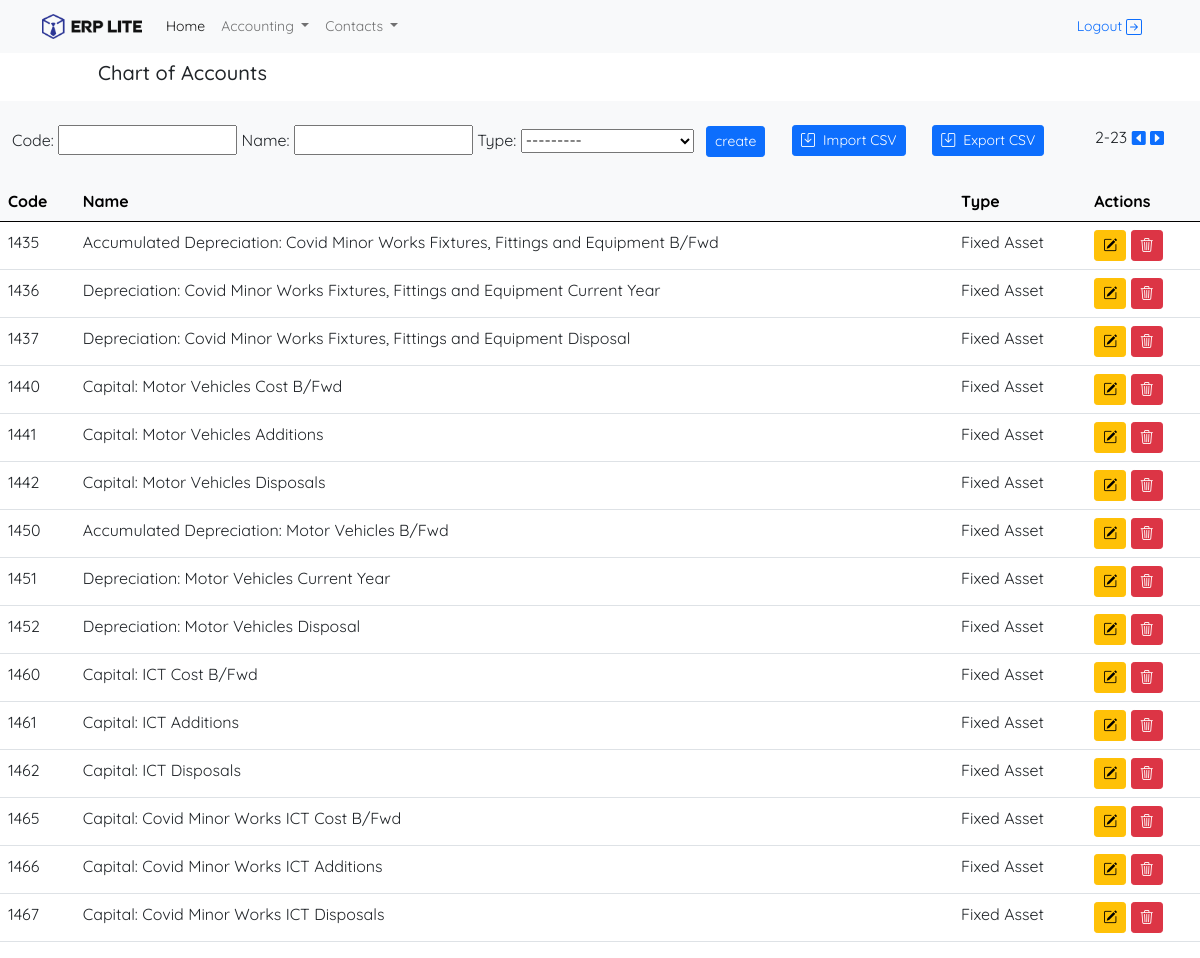
The app's page /accounting/chart-accounts/?page=2 (signed in) with its own data.
### accounting/models.py (models this page shows, shortened)
class CategoryAccounts(models.Model):
    name = models.CharField(max_length=220)
    def __str__(self):
        return self.name

class ChartOfAccounts(models.Model):
    code = models.CharField(max_length=10)
    name = models.CharField(max_length=220)
    type = models.ForeignKey(CategoryAccounts, on_delete=models.CASCADE)
    class Meta:
        ordering = ['code']

### accounting/views.py (the view)
# urls.py: path('chart-accounts/', chart_of_accounts, name="chart-accounts"),
@login_required(login_url='login')
def chart_of_accounts(request):
    chartAccounts = ChartOfAccounts.objects.all()
    form = FormChartOfAccounts()
    if request.method == 'POST':
        form = FormChartOfAccounts(request.POST)
        if form.is_valid():
            form.save()
        return redirect('accounting:chart-accounts')
    paginator = Paginator(ChartOfAccounts.objects.all(), 15)
    page_number = request.GET.get('page')
    page_accounts = paginator.get_page(page_number)
    context = {
        'chartAccounts': chartAccounts,
        'form': form,
        'page_accounts': page_accounts,
    }
    return render(request, 'chartOfAccounts.html', context)

### accounting/forms.py
class FormChartOfAccounts(ModelForm):
    class Meta:
        model = ChartOfAccounts
        fields = '__all__'

### accounting/templates/chartOfAccounts.html (shortened to what this page needs)
{% extends 'home/home.html' %}
{% block Title %}
    Chart of Accounts
{% endblock %}
{% block content %}
    <div class="row py-4">
        <div class="d-flex justify-content-between">
            <form method="POST" action="">
                {{ form }}
                {% if page_name %}
                    <input type="submit" value="update" class="ms-2 btn btn-warning btn-sm">
                    <a href="{% url 'accounting:chart-accounts' %}" class="btn btn-secondary btn-sm">cancel</a>
                {% else %}
                    <input type="submit" value="create" class="ms-2 btn btn-primary btn-sm">
                {% endif %}
            </form>
            <div>
                <a class="btn btn-primary btn-sm " href="{% url 'accounting:import-accounts' %}"><i
                        class="bi bi-save"></i><span class="ps-2">Import CSV</span></a>
            </div>
            <div>
                <a class="btn btn-primary btn-sm " href="{% url 'accounting:export-accounts' %}"><i
                        class="bi bi-save"></i><span class="ps-2">Export CSV</span></a>
            </div>
            <div class="px-4">
                {{ page_accounts.number }}-{{ page_accounts.paginator.num_pages }}
                {% if page_accounts.has_previous %}
                    <a href="?page={{ page_accounts.previous_page_number }}"><i
                            class="bi bi-caret-left-square-fill"></i></a>
                {% endif %}
                {% if page_accounts.has_next %}
                    <a href="?page={{ page_accounts.next_page_number }}"><i
                            class="bi bi-caret-right-square-fill"></i></a>
                {% endif %}
            </div>
        </div>
    </div>
    <div class="row bg-white">
        <table class="table">
            <thead class="table-light">
            <tr>
                <th>Code</th>
                <th>Name</th>
                <th>Type</th>
                <th>Actions</th>
            </tr>
            </thead>
            <tbody>
            {% if page_accounts %}
                {% for account in page_accounts %}
                    <tr>
                        <td>{{ account.code }}</td>
                        <td>{{ account.name }}</td>
                        <td>{{ account.type }}</td>
                        <td><a href="{% url 'accounting:update-chart-accounts' account.pk %}"
                               class="btn btn-warning btn-sm"><i
                                class="bi bi-pencil-square"></i></a>
                            <a href="{% url 'accounting:delete-chart-accounts' account.pk %}" class="btn btn-danger btn-sm"><i
                                    class="bi bi-trash3"></i></a></td>
                    </tr>
                {% endfor %}
            {% else %}
                <tr>
                    <td>
                        No found data.
                    </td>
                </tr>
            {% endif %}
            </tbody>
        </table>
    </div>
{% endblock %}

### static/main.css (style rules this page uses)
html { margin: 0; padding: 0; box-sizing: border-box; }
body { font-family: 'Quicksand', sans-serif; }
a { font-size: 14px!important; }

### records on screen
ChartOfAccounts: code "1435", name "Accumulated Depreciation: Covid Minor Works Fixtures, Fittings and Equipment B/Fwd", type "Fixed Asset"
ChartOfAccounts: code "1436", name "Depreciation: Covid Minor Works Fixtures, Fittings and Equipment Current Year", type "Fixed Asset"
ChartOfAccounts: code "1437", name "Depreciation: Covid Minor Works Fixtures, Fittings and Equipment Disposal", type "Fixed Asset"
ChartOfAccounts: code "1440", name "Capital: Motor Vehicles Cost B/Fwd", type "Fixed Asset"
ChartOfAccounts: code "1441", name "Capital: Motor Vehicles Additions", type "Fixed Asset"
ChartOfAccounts: code "1442", name "Capital: Motor Vehicles Disposals", type "Fixed Asset"
ChartOfAccounts: code "1450", name "Accumulated Depreciation: Motor Vehicles B/Fwd", type "Fixed Asset"
ChartOfAccounts: code "1451", name "Depreciation: Motor Vehicles Current Year", type "Fixed Asset"
ChartOfAccounts: code "1452", name "Depreciation: Motor Vehicles Disposal", type "Fixed Asset"
ChartOfAccounts: code "1460", name "Capital: ICT Cost B/Fwd", type "Fixed Asset"
ChartOfAccounts: code "1461", name "Capital: ICT Additions", type "Fixed Asset"
ChartOfAccounts: code "1462", name "Capital: ICT Disposals", type "Fixed Asset"
ChartOfAccounts: code "1465", name "Capital: Covid Minor Works ICT Cost B/Fwd", type "Fixed Asset"
ChartOfAccounts: code "1466", name "Capital: Covid Minor Works ICT Additions", type "Fixed Asset"
ChartOfAccounts: code "1467", name "Capital: Covid Minor Works ICT Disposals", type "Fixed Asset"

### other values on screen
{{ page_accounts.number }} "2"
{{ page_accounts.paginator.num_pages }} "23"
